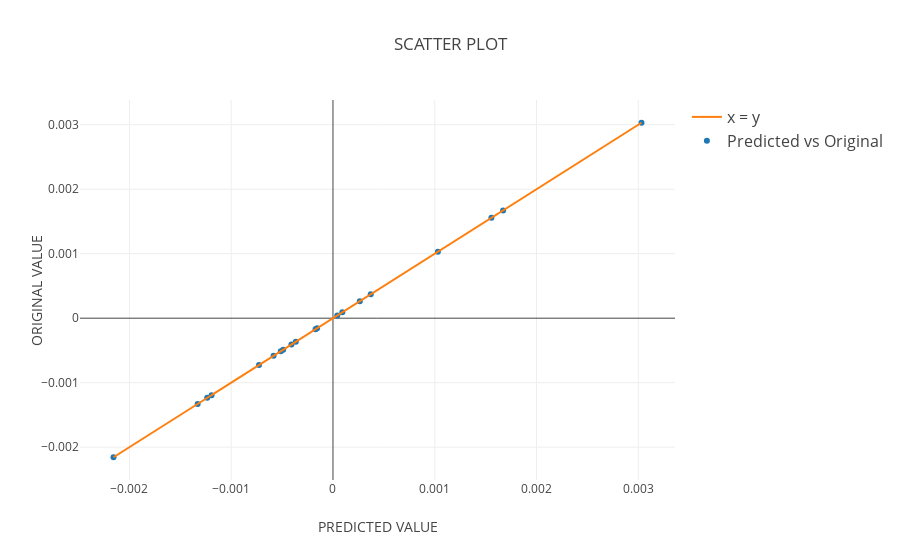

The code cell stored with this chart in its notebook:
### Markdown cell above
## REGRESSION MODEL PLOT ##

### Code cell
trace1 = go.Scatter(
    x = reg.predict(X_test),
    y = Y_test,
    mode = 'markers',
    name = 'Predicted vs Original',
    line = dict(shape = 'linear')
)
trace2 = go.Scatter(
    x = Y_test,
    y = Y_test,
    mode ='lines',
    name = 'x = y',
    line = dict(shape = 'linear')
)
data = [trace1, trace2]
layout = dict(
    title = 'SCATTER PLOT',
    xaxis = dict(
        title = 'PREDICTED VALUE '
    ),
    yaxis = dict(
        title = 'ORIGINAL VALUE'
    ),
    legend = dict(
        traceorder = 'reversed',
        font = dict(size = 16)
    )
)
fig = dict(data = data, layout = layout)
plot.iplot(fig, filename = 'PIZZAHUT_Regression Model')

### Figure 1 — Plotly figure (JSON) as saved in the notebook; plotly's stock layout.template omitted (floating-point values rounded to 4 significant figures)
{"data": [{"line": {"shape": "linear"}, "mode": "markers", "name": "Predicted vs Original", "type": "scatter", "x": [-0.001193, -0.00133, -0.0005838, -0.0001711, -0.0003653, -0.0004084, 0.0003709, -0.0005127, 9.189e-05, -0.0001563, 0.001672, -0.0007266, -0.001236, 0.001557, 0.003031, 0.001031, 0.0002634, 4.269e-05, -0.002157, -0.000489], "y": [-0.001193, -0.00133, -0.0005839, -0.0001711, -0.0003654, -0.0004083, 0.0003711, -0.0005126, 9.157e-05, -0.0001561, 0.001672, -0.0007262, -0.001235, 0.001557, 0.003031, 0.001031, 0.0002633, 4.307e-05, -0.002156, -0.0004892]}, {"line": {"shape": "linear"}, "mode": "lines", "name": "x = y", "type": "scatter", "x": [-0.001193, -0.00133, -0.0005839, -0.0001711, -0.0003654, -0.0004083, 0.0003711, -0.0005126, 9.157e-05, -0.0001561, 0.001672, -0.0007262, -0.001235, 0.001557, 0.003031, 0.001031, 0.0002633, 4.307e-05, -0.002156, -0.0004892], "y": [-0.001193, -0.00133, -0.0005839, -0.0001711, -0.0003654, -0.0004083, 0.0003711, -0.0005126, 9.157e-05, -0.0001561, 0.001672, -0.0007262, -0.001235, 0.001557, 0.003031, 0.001031, 0.0002633, 4.307e-05, -0.002156, -0.0004892]}], "layout": {"legend": {"font": {"size": 16}, "traceorder": "reversed"}, "title": "SCATTER PLOT", "xaxis": {"title": "PREDICTED VALUE "}, "yaxis": {"title": "ORIGINAL VALUE"}}}
